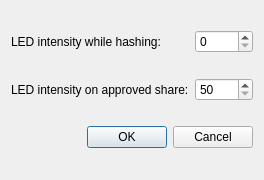
<?xml version="1.0" encoding="UTF-8"?>
<ui version="4.0">
 <class>LEDDialog</class>
 <widget class="QDialog" name="LEDDialog">
  <property name="geometry">
   <rect>
    <x>0</x>
    <y>0</y>
    <width>264</width>
    <height>180</height>
   </rect>
  </property>
  <property name="windowTitle">
   <string>nVidia LED option</string>
  </property>
  <layout class="QGridLayout" name="gridLayout">
   <item row="0" column="0">
    <widget class="QLabel" name="label">
     <property name="text">
      <string>LED intensity while hashing:</string>
     </property>
    </widget>
   </item>
   <item row="0" column="1">
    <widget class="QSpinBox" name="spinBoxLEDHashIntensity">
     <property name="maximum">
      <number>50</number>
     </property>
    </widget>
   </item>
   <item row="1" column="0">
    <widget class="QLabel" name="label_2">
     <property name="text">
      <string>LED intensity on approved share:</string>
     </property>
    </widget>
   </item>
   <item row="1" column="1">
    <widget class="QSpinBox" name="spinBoxLEDShareIntensity">
     <property name="minimum">
      <number>50</number>
     </property>
     <property name="maximum">
      <number>100</number>
     </property>
    </widget>
   </item>
   <item row="2" column="0" colspan="2">
    <widget class="QDialogButtonBox" name="buttonBox">
     <property name="orientation">
      <enum>Qt::Horizontal</enum>
     </property>
     <property name="standardButtons">
      <set>QDialogButtonBox::Cancel|QDialogButtonBox::Ok</set>
     </property>
    </widget>
   </item>
  </layout>
 </widget>
 <resources/>
 <connections>
  <connection>
   <sender>buttonBox</sender>
   <signal>accepted()</signal>
   <receiver>LEDDialog</receiver>
   <slot>accept()</slot>
   <hints>
    <hint type="sourcelabel">
     <x>248</x>
     <y>254</y>
    </hint>
    <hint type="destinationlabel">
     <x>157</x>
     <y>274</y>
    </hint>
   </hints>
  </connection>
  <connection>
   <sender>buttonBox</sender>
   <signal>rejected()</signal>
   <receiver>LEDDialog</receiver>
   <slot>reject()</slot>
   <hints>
    <hint type="sourcelabel">
     <x>316</x>
     <y>260</y>
    </hint>
    <hint type="destinationlabel">
     <x>286</x>
     <y>274</y>
    </hint>
   </hints>
  </connection>
 </connections>
</ui>
